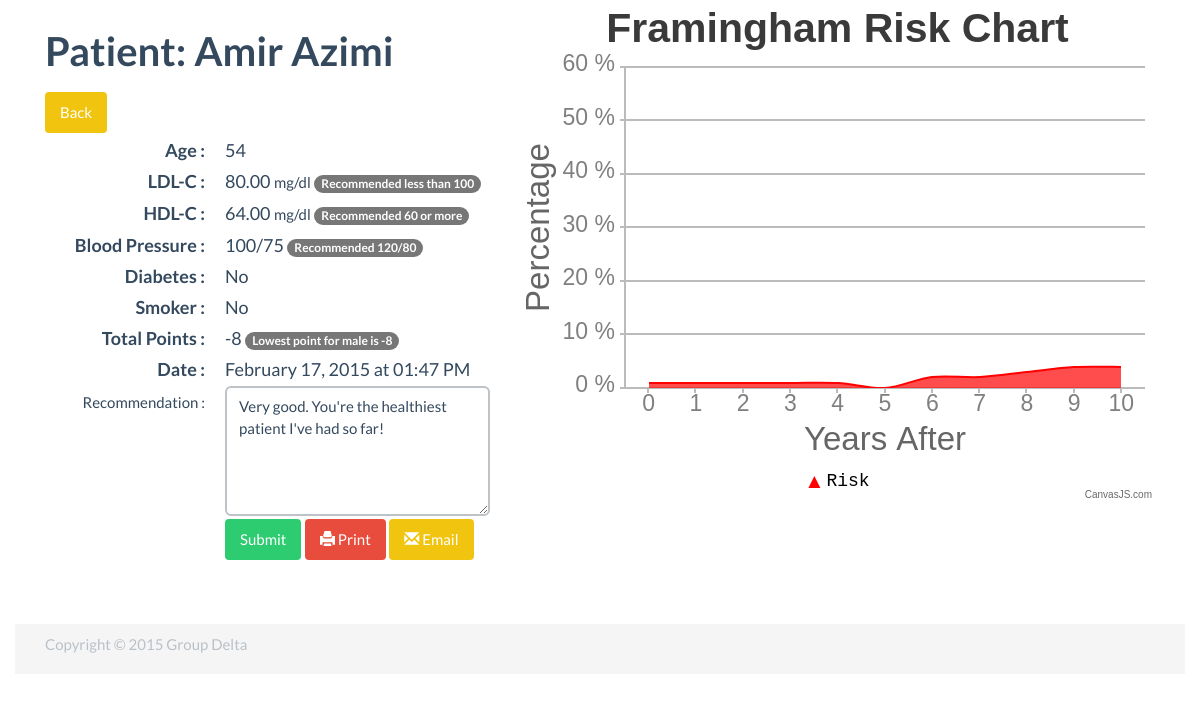
Screenshot of /chart.php?id=9&user_id=1 (signed in) with the database file from the repository.
### tables this page shows
CREATE TABLE IF NOT EXISTS `Patients` (
`id` int(11) NOT NULL,
  `doctor_id` int(11) NOT NULL,
  `username` varchar(30) NOT NULL,
  `password` varchar(60) NOT NULL,
  `firstname` varchar(45) DEFAULT NULL,
  `lastname` varchar(45) DEFAULT NULL,
  `gender` varchar(10) NOT NULL,
  `dob` int(11) NOT NULL,
  `email` varchar(255) DEFAULT NULL,
  `token` varchar(255) DEFAULT NULL
);

CREATE TABLE IF NOT EXISTS `Health` (
`id` int(11) NOT NULL,
  `patient_id` int(11) NOT NULL,
  `gender` varchar(45) DEFAULT NULL,
  `age` int(5) DEFAULT NULL,
  `ldl_c` double(11,2) DEFAULT NULL,
  `cholesterol` double(11,2) DEFAULT NULL,
  `hdl_c` double(11,2) DEFAULT NULL,
  `bp` varchar(100) DEFAULT NULL,
  `diabetes` tinyint(1) DEFAULT NULL,
  `smoker` tinyint(1) DEFAULT NULL,
  `total_point` int(11) DEFAULT NULL,
  `rec` text,
  `date` timestamp NULL DEFAULT CURRENT_TIMESTAMP ON UPDATE CURRENT_TIMESTAMP
);

### includes/functions.php (called while the page is built, shortened)
<?php
function datetime_to_text($datetime = "") {
	$unixdatetime = strtotime($datetime);
	return strftime("%B %d, %Y at %I:%M %p", $unixdatetime);
}
function find_patient_by_id($user_id) {
	global $connection;
	$safe_user_id = mysqli_real_escape_string($connection, $user_id);
	$query        = "SELECT * ";
	$query .= " FROM Patients ";
	$query .= " WHERE id = {$safe_user_id} ";
	$query .= " LIMIT 1";
	$user_set = mysqli_query($connection, $query);
	if($user = mysqli_fetch_assoc($user_set)) {
		return $user;
	} else {
		return NULL;
	}
}
function find_health_by_id($health_id) {
	global $connection;
	$safe_health_id = mysqli_real_escape_string($connection, $health_id);
	$query          = "SELECT * ";
	$query .= " FROM Health ";
	$query .= " WHERE id = {$safe_health_id} ";
	$query .= " LIMIT 1";
	$health_set = mysqli_query($connection, $query);
	if($health = mysqli_fetch_assoc($health_set)) {
		return $health;
	} else {
		return NULL;
	}
}
function result($point) {
	$value = 0;
	if($point < -3) {
		$value = 1;
	}
	if($point == -2 || $point == -1) {
		$value = 2;
	}
	if($point == 0) {
		$value = 3;
	}
	if($point == 1 || $point == 2) {
		$value = 4;
	}
	return $value;
}

### public/chart.php (the view, shortened to what this page needs)
<?php require_once("../includes/db_connection.php"); ?>
<?php require_once("../includes/functions.php"); ?>
<?php $health = find_health_by_id($_GET["id"]); ?>
<?php $user = find_patient_by_id($_GET["user_id"]); ?>
<?php include("../includes/header.php"); ?>
<div class="container">
	<script type="text/javascript">
		window.onload = function () {
			var chart = new CanvasJS.Chart("chartContainer",
			{
				title:{
					text: "Framingham Risk Chart"
				},
				animationEnabled: true,
				axisY :{
					title: "Percentage",
					includeZero: false,
					maximum: 60,
					// valueFormatString: "#0,.",
					suffix: " %"
				},
				axisX: {
					title: "Years After"
				},
				toolTip: {
					shared: true,
					content: "<span style='\"'color: {color};'\"'><strong>{name}</strong></span> {y}%"
				},
				data: [
				{
					type: "splineArea",
					color: "red",
					showInLegend: true,
					name: "Risk",
					dataPoints: [
					{x: 0, y: <?php echo result($health["total_point"]); ?>},
					{x: 1, y: <?php echo result($health["total_point"]+1); ?>},
					{x: 2, y: <?php echo result($health["total_point"]+2); ?>},
					{x: 3, y: <?php echo result($health["total_point"]+3); ?>},
					{x: 4, y: <?php echo result($health["total_point"]+4); ?>},
					{x: 5, y: <?php echo result($health["total_point"]+5); ?>},
					{x: 6, y: <?php echo result($health["total_point"]+6); ?>},
					{x: 7, y: <?php echo result($health["total_point"]+7); ?>},
					{x: 8, y: <?php echo result($health["total_point"]+8); ?>},
					{x: 9, y: <?php echo result($health["total_point"]+9); ?>},
					{x: 10, y: <?php echo result($health["total_point"]+10); ?>}
					]
				},
				// {
				// 	type: "splineArea",
				// 	name: "Recommended",
				// 	color: "green",
				// 	showInLegend: true,
				// 	dataPoints: [
				// 	<?php if($user["gender"] == "Male") { ?>
				// 		{x: 0, y: <?php echo result(-8); ?>},
				// 		{x: 1, y: <?php echo result(-8+1); ?>},
				// 		{x: 2, y: <?php echo result(-8+2); ?>},
				// 		{x: 3, y: <?php echo result(-8+3); ?>},
				// 		{x: 4, y: <?php echo result(-8+4); ?>},
				// 		{x: 5, y: <?php echo result(-8+5); ?>},
				// 		{x: 6, y: <?php echo result(-8+6); ?>},
				// 		{x: 7, y: <?php echo result(-8+7); ?>},
				// 		{x: 8, y: <?php echo result(-8+8); ?>},
				// 		{x: 9, y: <?php echo result(-8+9); ?>},
				// 		{x: 10, y: <?php echo result(-8+10); ?>}
				// 	<?php } ?>
				// 	<?php if($user["gender"] == "Female") { ?>
				// 		{x: 0, y: <?php echo result(-10); ?>},
				// 		{x: 1, y: <?php echo result(-10+1); ?>},
				// 		{x: 2, y: <?php echo result(-10+2); ?>},
				// 		{x: 3, y: <?php echo result(-10+3); ?>},
				// 		{x: 4, y: <?php echo result(-10+4); ?>},
				// 		{x: 5, y: <?php echo result(-10+5); ?>},
				// 		{x: 6, y: <?php echo result(-10+6); ?>},
				// 		{x: 7, y: <?php echo result(-10+7); ?>},
				// 		{x: 8, y: <?php echo result(-10+8); ?>},
				// 		{x: 9, y: <?php echo result(-10+9); ?>},
				// 		{x: 10, y: <?php echo result(-10+10); ?>}
				// 	<?php } ?>
				// 	]
				// }
			]
		});
		chart.render();
		}
	</script>
	<section class="col-lg-5">
	<h3>Patient: <?php echo htmlentities($user["firstname"]) ." ". htmlentities($user["lastname"]) ?></h3>
		<a href="calculate.php?id=<?php echo $user["id"]; ?>" class="btn btn-warning">Back</a>
		<dl class="dl-horizontal">
			<dt>Age :</dt>
			<dd><?php echo $health["age"]; ?></dd>
			<dt>LDL-C :</dt>
			<dd><?php echo $health["ldl_c"]; ?>
				<small>mg/dl</small> <span class="badge">Recommended less than 100</span>
			</dd>
			<dt>HDL-C :</dt>
			<dd><?php echo $health["hdl_c"]; ?>
				<small>mg/dl</small> <span class="badge">Recommended 60 or more</span>
			</dd>
			<dt>Blood Pressure :</dt>
			<dd><?php echo $health["bp"]; ?>
				<span class="badge">Recommended 120/80</span>
			</dd>
			<dt>Diabetes :</dt>
			<dd><?php echo $health["diabetes"] ? "Yes": "No"; ?></dd>
			<dt>Smoker :</dt>
			<dd><?php echo $health["smoker"] ? "Yes": "No"; ?></dd>
			<dt>Total Points :</dt>
			<dd><?php echo $health["total_point"]; ?>
				<?php if($user["gender"] == "Male"): ?>
					<span class="badge">Lowest point for male is -8</span>
				<?php else: ?>
					<span class="badge">Lowest point for female is -10</span>
				<?php endif; ?>
			</dd>
			<dt>Date :</dt>
			<dd><?php echo datetime_to_text($health["date"]); ?></dd>
			<form action="chart.php?id=<?php echo urldecode($health["id"]); ?>&user_id=<?php echo urldecode($user["id"]); ?>" method="POST" role="form">
				<div class="form-group">
					<dt><label for="comment">Recommendation :</label></dt>
					<dd>
						<textarea class="form-control" rows="5" id="comment" name="rec"><?php echo htmlentities($health["rec"]); ?></textarea>
						<button type="submit" class="btn btn-success" name="submit">Submit</button>
						<button type="button" class="btn btn-danger" onclick="printPage()" id="print"><span class="glyphicon glyphicon-print"></span> Print</button>
						<button type="submit" class="btn btn-warning" name="email"><span class="glyphicon glyphicon-envelope"></span> Email</button>
					</dd>
				</div>
			</form>
		</dl>
	</section>
	<section class="col-lg-7">
		<div id="chartContainer" style="height: 500px; width: 100%;">
	</section>
</div>
<br>
	<?php include("../includes/footer.php"); ?>

### public/css/custom.css (style rules this page uses)
html, body { height: 100%; }
.btn { margin: 3px 0; }

### rows the page displays
patients: firstname "Amir", lastname "Azimi"
health: age "54", ldl_c "80.00", hdl_c "64.00", bp "100/75", total_point "-8", date "February 17, 2015 at 01:47 PM", rec "Very good. You're the healthiest patient I've had so far!"

### other values shown
chart data {{ result($health["total_point"]) }} 1
chart data {{ result($health["total_point"]+1) }} 1
chart data {{ result($health["total_point"]+2) }} 1
chart data {{ result($health["total_point"]+3) }} 1
